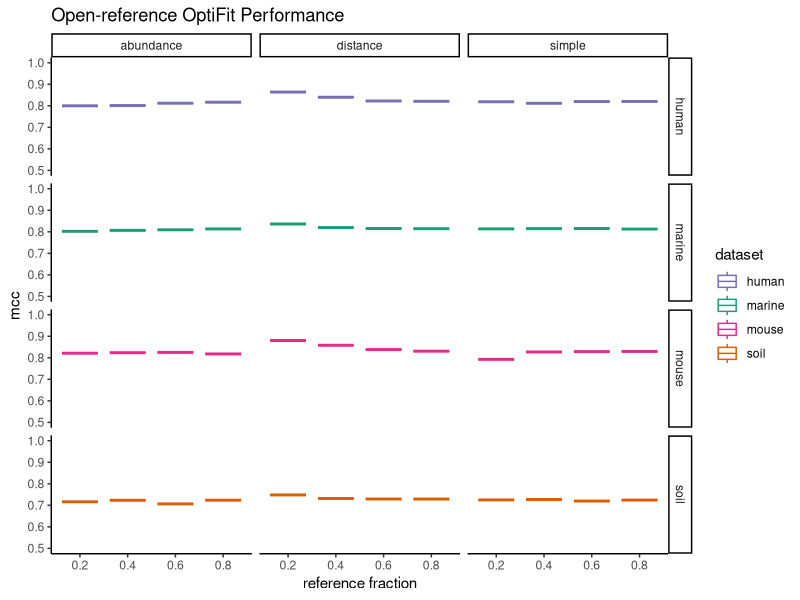
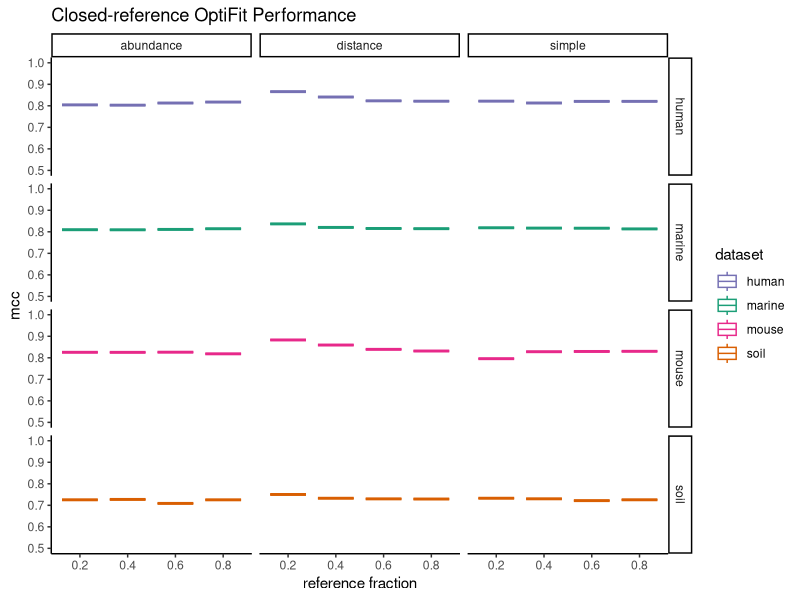
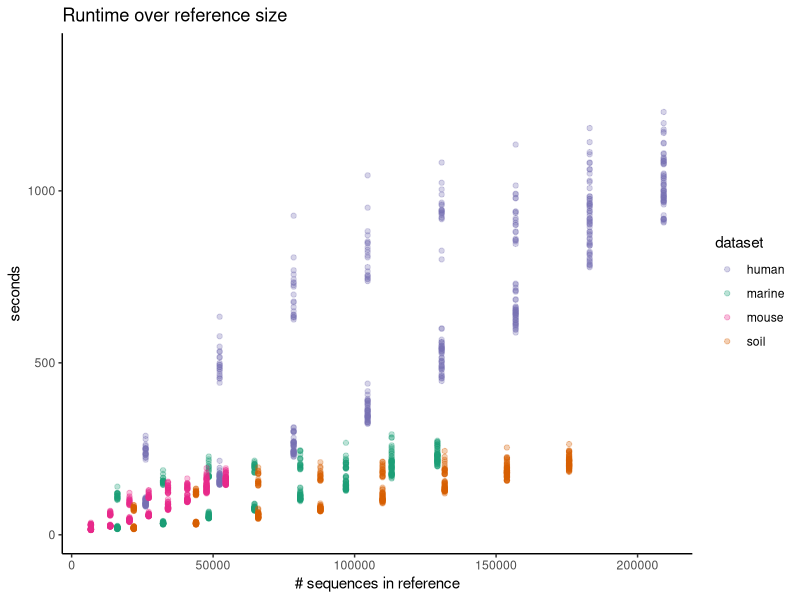
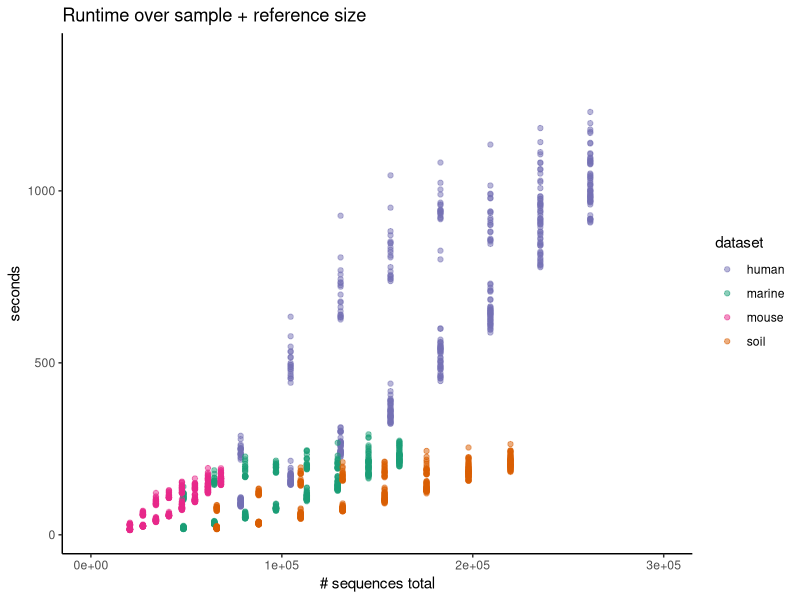
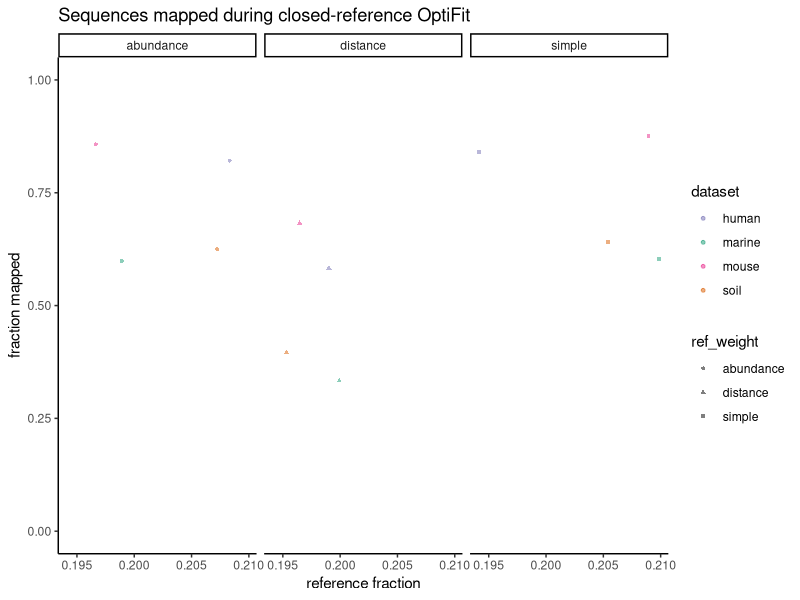

These figures' R source, in order:
## ---- chunk 1
knitr::opts_chunk$set(echo = TRUE,
                      message = FALSE,
                      fig.path = "figures/"
                      )
## ---- chunk 2
library(cowplot)
library(ggtext)
library(here)
library(knitr)
library(tidyverse)
theme_set(theme_classic())
color_palette <- RColorBrewer::brewer.pal(4, "Dark2")
dataset_colors <- c(
  human = color_palette[[3]],
  marine = color_palette[[1]],
  mouse = color_palette[[4]],
  soil = color_palette[[2]]
)
## ---- chunk 3
sensspec_fit <-
  read_tsv(here('subworkflows/3_fit_sample_subset/results/sensspec.tsv'))
## ---- chunk 4
sensspec_fit %>%
  filter(method == 'open') %>% 
  group_by(dataset, ref_weight) %>%
  ggplot(aes(x = as.factor(ref_frac), y = mcc, color = dataset)) +
  geom_boxplot() +
  scale_color_manual(values = dataset_colors) +
  ylim(0.5, 1) +
  facet_grid(dataset ~ ref_weight) +
  labs(title='Open-reference OptiFit Performance',
       x='reference fraction')
## ---- chunk 5
sensspec_fit %>%
  filter(method == 'closed') %>% 
  group_by(dataset, ref_weight) %>%
  ggplot(aes(x = as.factor(ref_frac), y = mcc, color = dataset)) +
  geom_boxplot() +
  scale_color_manual(values = dataset_colors) +
  ylim(0.5, 1) +
  facet_grid(dataset ~ ref_weight) +
  labs(title='Closed-reference OptiFit Performance',
       x='reference fraction')
## ---- chunk 6
runtime <- full_join(
  read_tsv(here('subworkflows/3_fit_sample_subset/results/benchmarks.tsv')),
  read_tsv(here('subworkflows/3_fit_sample_subset/results/input_sizes.tsv'))
  )
runtime %>% ggplot(aes(x=num_ref_seqs, y=s, color=dataset)) +
  geom_point(alpha = 0.3) +
  scale_color_manual(values = dataset_colors) +
  labs(title = 'Runtime over reference size',
       x = '# sequences in reference',
       y = 'seconds')
## ---- chunk 7
runtime %>% 
  mutate(num_total_seqs = num_ref_seqs + num_sample_seqs) %>% 
  ggplot(aes(x=num_total_seqs, y=s, color=dataset)) +
  geom_point(alpha = 0.5) +
  scale_color_manual(values = dataset_colors) +
  xlim(0, 300000) +
  labs(title = 'Runtime over sample + reference size',
       x = '# sequences total',
       y = 'seconds')
## ---- chunk 8
fractions <- read_tsv(here('subworkflows/3_fit_sample_subset/results/fraction_reads_mapped.tsv'))
fractions %>% 
  group_by(dataset, ref_weight, ref_frac) %>% 
  ggplot(aes(x=ref_frac, y=fraction_mapped, color=dataset, shape=ref_weight)) +
  geom_jitter(alpha = 0.5, width = 0.01, size=1) +
  scale_color_manual(values = dataset_colors) +
  facet_wrap("ref_weight") +
  ylim(0, 1) +
  labs(title="Sequences mapped during closed-reference OptiFit",
       x='reference fraction',
       y='fraction mapped')
